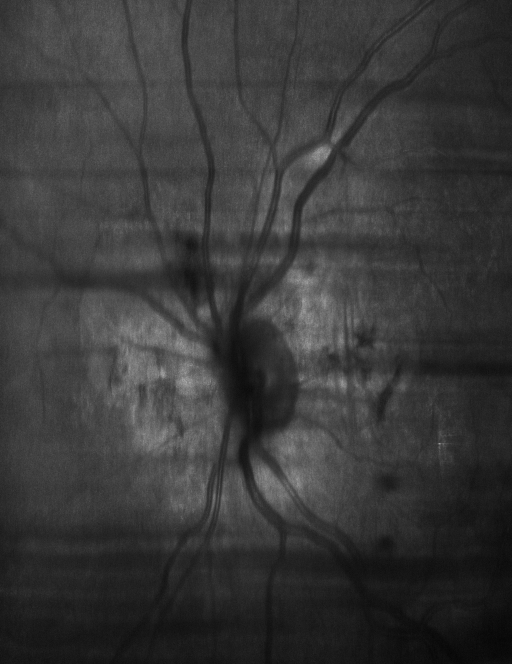
#> input picture all_images/data_00092.png, 512 x 664 px
$ python -i extract_cdr_biomarkers.py   (imports and definitions only)
#> lines starting #> are read from the running program, lines starting #| are printed output that depends on the picture
#> further down, picture is the input picture: shape (664, 512, 3); min 6, max 167, mean 56.9
"""
extract_cdr_biomarkers.py
Implements automated Optic Nerve Head (ONH), Optic Disc (OD), and Optic Cup (OC)
segmentation to compute clinical biomarkers:
- Vertical Cup-to-Disc Ratio (vCDR)
- Horizontal Cup-to-Disc Ratio (hCDR)
- Neuroretinal Rim Area Ratio
- ISNT Rule Compliance Score (Inferior >= Superior >= Nasal >= Temporal)
"""

import os
import numpy as np
import cv2
import torch
import torch.nn as nn
from pathlib import Path

class ClinicalBiomarkerExtractor:
    def __init__(self, target_size=(256, 256)):
        self.target_size = target_size

    def locate_and_crop_onh(self, img_rgb):
        """
        Locates the brightest region (Optic Disc) using red/green channel intensity
        and extracts a localized 256x256 crop around the Optic Nerve Head.
        """
        gray = cv2.cvtColor(img_rgb, cv2.COLOR_RGB2GRAY)
        # Optic disc is characteristically high luminance in red/green channels
        r_channel = img_rgb[:, :, 0]
        blurred = cv2.GaussianBlur(r_channel, (31, 31), 0)
        (minVal, maxVal, minLoc, maxLoc) = cv2.minMaxLoc(blurred)
#> minVal = 10; maxVal = 132; minLoc = (502, 633); maxLoc = (186, 381)

        cx, cy = maxLoc
#> cx = 186; cy = 381
        h, w = img_rgb.shape[:2]
#> h = 664; w = 512
        crop_r = int(min(h, w) * 0.22) # ~44% diameter crop around disc
#> crop_r = 112

        y1, y2 = max(0, cy - crop_r), min(h, cy + crop_r)
#> y1 = 269; y2 = 493
        x1, x2 = max(0, cx - crop_r), min(w, cx + crop_r)
#> x1 = 74; x2 = 298

        onh_crop = img_rgb[y1:y2, x1:x2]
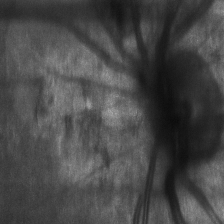
#> onh_crop: shape (224, 224, 3); min 11, max 167, mean 72.1
        if onh_crop.size == 0 or onh_crop.shape[0] < 20 or onh_crop.shape[1] < 20:
            onh_crop = cv2.resize(img_rgb, self.target_size)
        else:
            onh_crop = cv2.resize(onh_crop, self.target_size)
#> onh_crop: shape (256, 256, 3)

        return onh_crop, (cx, cy)

    # [59 lines left out: function compute_cdr_metrics, not called in this run]

# [12 lines not run here, left out]

>>> import cv2
>>> picture = cv2.cvtColor(cv2.imread('../all_images/data_00092.png'), cv2.COLOR_BGR2RGB)
>>> result = ClinicalBiomarkerExtractor().locate_and_crop_onh(picture)

$ run again, on all_images/data_00105.png
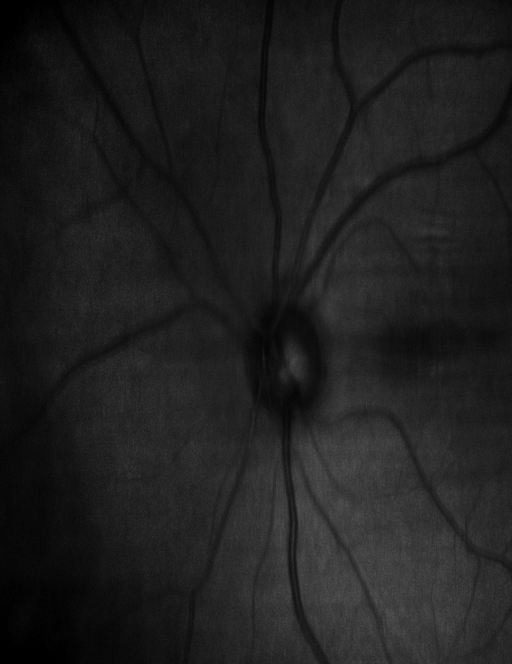
#> input picture all_images/data_00105.png, 512 x 664 px
#> picture is the input picture: shape (664, 512, 3); min 0, max 85, mean 31.3
#> minVal = 0; maxVal = 69; minLoc = (0, 0); maxLoc = (337, 590)
#> cx = 337; cy = 590
#> y1 = 478; y2 = 664
#> x1 = 225; x2 = 449
#> in locate_and_crop_onh, `onh_crop = img_rgb[y1:y2, x1:x2]`:
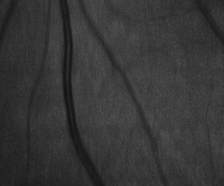
#> onh_crop: shape (186, 224, 3); min 16, max 85, mean 54.5
#> in locate_and_crop_onh, `onh_crop = cv2.resize(onh_crop, self.target_size)`:
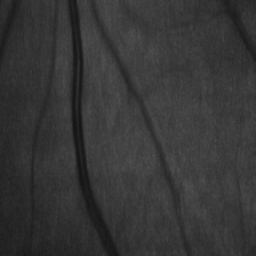
#> onh_crop: shape (256, 256, 3); min 18, max 81, mean 54.4

$ run again, on all_images/data_00149.png
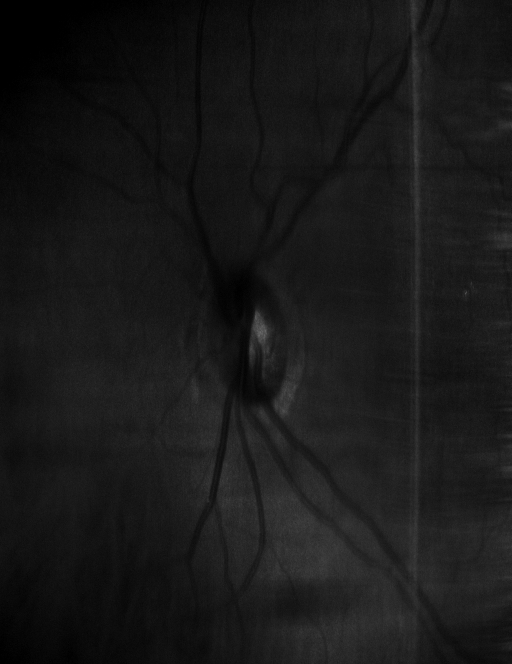
#> input picture all_images/data_00149.png, 512 x 664 px
#> picture is the input picture: shape (664, 512, 3); min 0, max 105, mean 24.5
#> minVal = 0; maxVal = 71; minLoc = (0, 0); maxLoc = (260, 329)
#> cx = 260; cy = 329
#> y1 = 217; y2 = 441
#> x1 = 148; x2 = 372
#> in locate_and_crop_onh, `onh_crop = img_rgb[y1:y2, x1:x2]`:
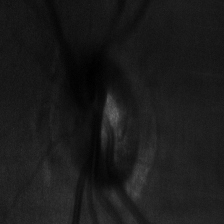
#> onh_crop: shape (224, 224, 3); min 0, max 105, mean 26.7

$ run again, on all_images/data_00249.png
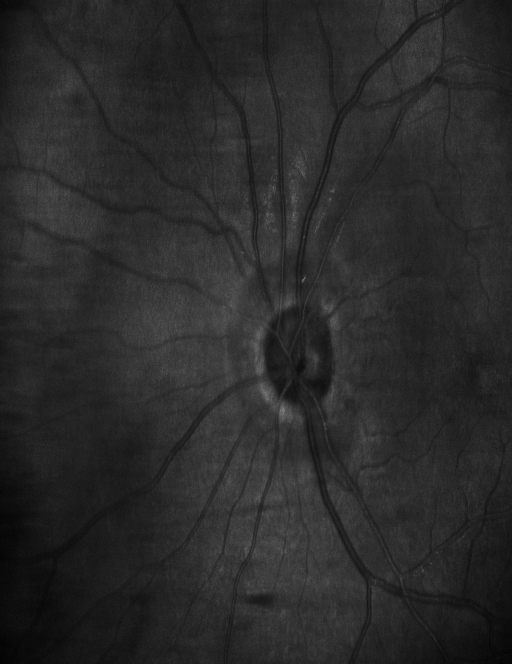
#> input picture all_images/data_00249.png, 512 x 664 px
#> picture is the input picture: shape (664, 512, 3); min 1, max 131, mean 42.2
#> minVal = 6; maxVal = 82; minLoc = (0, 642); maxLoc = (264, 392)
#> cx = 264; cy = 392
#> y1 = 280; y2 = 504
#> x1 = 152; x2 = 376
#> in locate_and_crop_onh, `onh_crop = img_rgb[y1:y2, x1:x2]`:
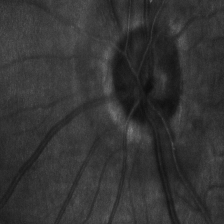
#> onh_crop: shape (224, 224, 3); min 13, max 131, mean 52.5
